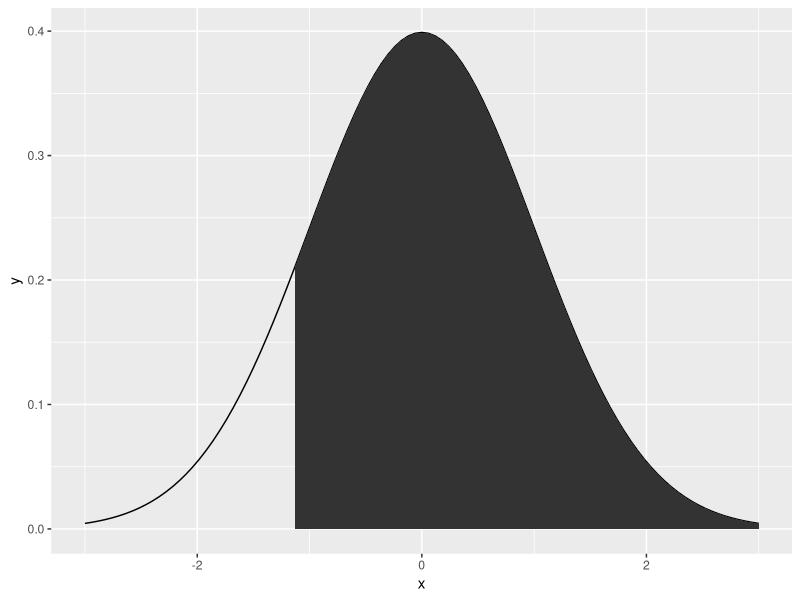
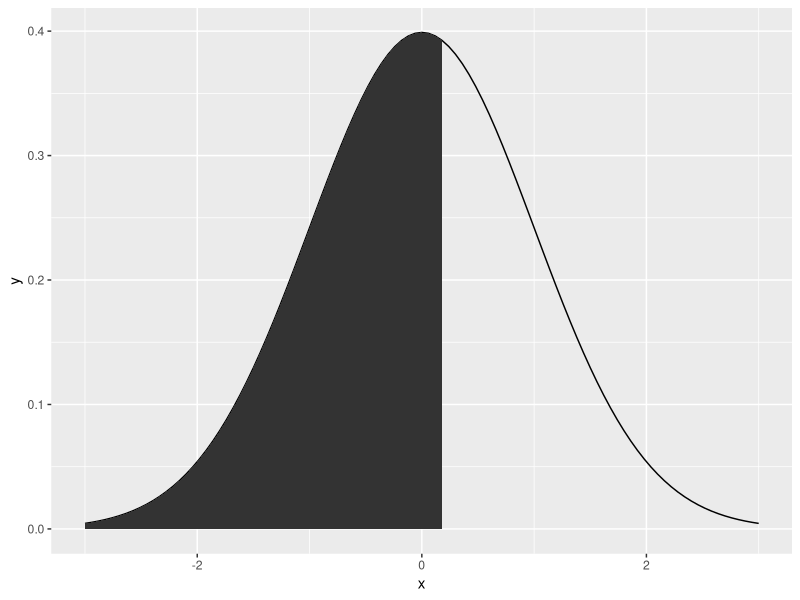
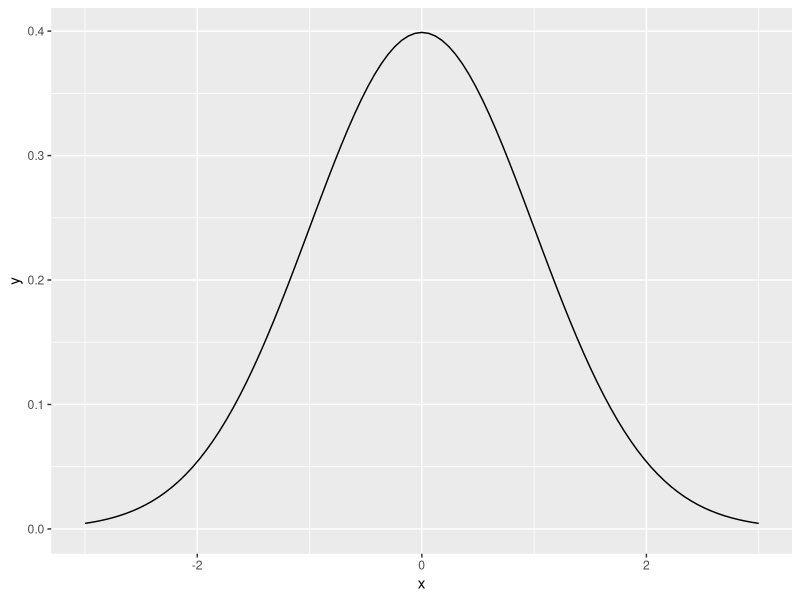
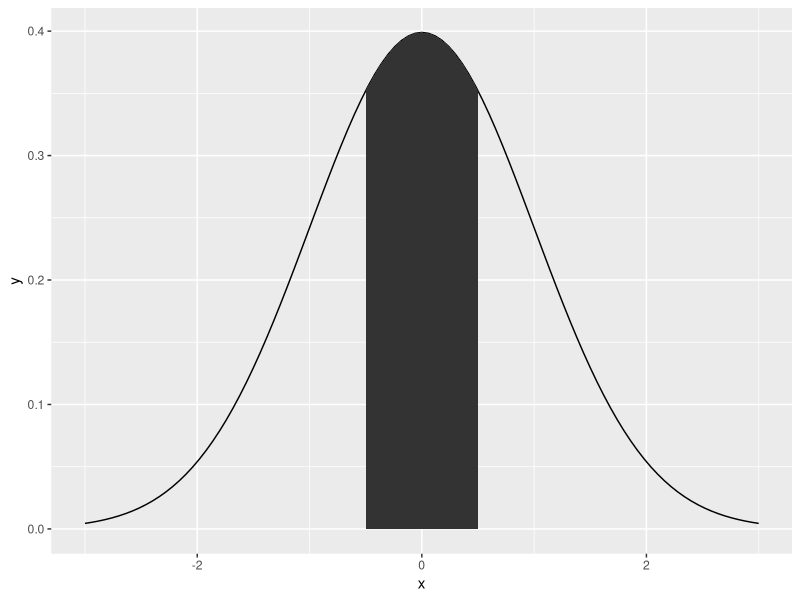
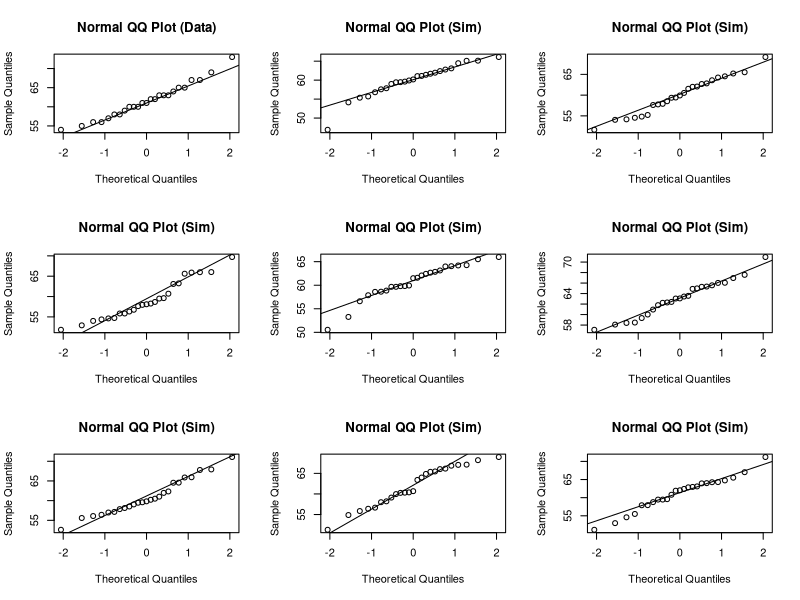

These figures' R source, in order:
library(tidyverse)

#3.2

normal.plot <- ggplot(data=data.frame(x=c(-3,3)), aes(x)) + stat_function(fun=dnorm, args=list(mean=0, sd=1))

#a
normal.plot + stat_function(fun=dnorm, xlim=c(-1.13, 3), geom='area')
pnorm(q=-1.13, mean=0, sd=1, lower.tail=FALSE)

#b 
normal.plot + stat_function(fun=dnorm, xlim=c(-3, .18), geom='area')
pnorm(q=.18, mean=0, sd=1)

#c
normal.plot + stat_function(fun=dnorm, xlim=c(3, 3), geom='area')
pnorm(q=8, mean=0, sd=1, lower.tail=FALSE)

#d
normal.plot + stat_function(fun=dnorm, xlim=c(-.5, .5), geom='area')
pnorm(q=.5, mean=0, sd=1) - pnorm(q=-.5, mean=0, sd=1)

#3.4
#a
#Men's: N(4313, 583) Women's: N(5261, 807)

#b
(4948-4313)/583
(5513-5261)/807

#Leo's finishing time z-score is 1.08 meaning that his time is about 1 standard deviation above the mean finishing times in his group. Mary's is 0.31 meaning that she is approximately 0.31 standard deviation above her groups finishing time.

#c
#Mary performed better than Leo. While both times are bove average, her's has a smaller z score indiciating that she performed better than a larger proportion of her group than Leo did of his group.

#d
pnorm(q=4948, mean=4313, sd=583, lower.tail=FALSE)
#About 14 percent.

#e
pnorm(q=5513, mean=5261, sd=807, lower.tail=FALSE)
#About 37 percent.


#f
#b would remain the same. A z-score is a z-score. The formula does not change based on the distribution. c through e however would change. The linking of z score to a certain proportion of the population is contingent on the data being roughly normally distributed. Without this information there is no consistant way to use the z-score to determine the porportion of racers Leo or Mary performed better than.


#3.18
#a
female.heights <- c(54, 55, 56, 56, 57, 58, 58, 59, 60, 60, 60, 61, 61, 62, 62, 63, 63, 63, 64, 65, 65, 67, 67, 69, 73)

#z-score for 68% is -1 to 1 corresponding to a range of (56.94, 66.1)
length(female.heights[female.heights > 56.94 & female.heights < 66.1]) / 25 #68%
#z-score for 95% is -1 to 1 corresponding to a range of (52.36, 70.69)
length(female.heights[female.heights > 52.36 & female.heights < 70.69]) / 25 #96%
#z-score for 99.7% is -1 to 1 corresponding to a range of (47.78, 75.26)
length(female.heights[female.heights > 47.78 & female.heights < 75.26]) / 25 #68%

#Yes, the data adhears to the 68-95-99.7 rule

#b
qqnormsim <- function (dat) {
  par(mfrow = c(3, 3))
  qqnorm(dat, main = "Normal QQ Plot (Data)")
  qqline(dat)
  for (i in 1:8) {
    simnorm <- rnorm(n = length(dat), mean = mean(dat), 
                     sd = sd(dat))
    qqnorm(simnorm, main = "Normal QQ Plot (Sim)")
    qqline(simnorm)
  }
  par(mfrow = c(1, 1))
}

qqnormsim(female.heights)

#The actual data looks very similar to the simulated data. Most of the values fit nicely on the normal probability plot line with a few upper and lower outliers. It is safe to say that this data is roughly normal.


#3.22
#a
dgeom(9, .02)
#9 failures followed by a success at 2% has a 1.6% chance of occuring

#b
pgeom(100, .02)
#87% chance of 100 successes in a row

#c
#mean 1/.02 = 50
#sd = 49.49747 sqrt(1-p)/p


#d
#mean 1/.05 = 20
#sd sqrt(1-p)/p = 19.49


#e
#As the probability of success (finding a defective piece) decreases, the mean increases. This makes sense as a lower chance of success would indicate more trials before a success. The standard deviation follows this logic as well.

#3.38
#a
dbinom(2, 3, .51)
#about 38% chance

#b
#MMF, MFM, FMM
.51*.51*.49 + .51*.49*.51 + .49*.51*.51

#c
#There is no need to perform seperate calculations for each scenario, account for disjoing probabilities, and sum those values. This would be tedious, repetitive work.


#3.42
#a
dnbinom(7, 3, .15)

#b
#15%. The trials are independent

#c
#The probability calculated in part b is not equivalent to that in part a. We cannot ignore the fact that her 10th serve will, in some scenarios, have a 0% chance of being her 3rd successful serve.








